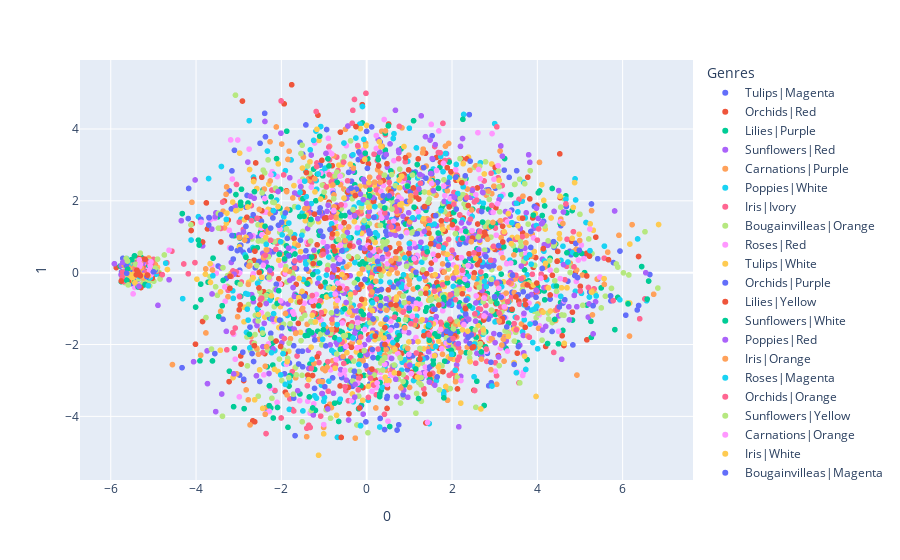

The code cell stored with this chart in its notebook:
### Code cell
embedded_floral = florals_genres_df['floralID'].apply(test_model.get_layer('floral_embedding'))
columns = [x for x in range(100)]
embedded_floral_df = pd.DataFrame(columns = columns)
for data in embedded_floral:
    embedded_floral_df = embedded_floral_df.append(pd.Series(data), ignore_index=True)
embedded_floral_df.head()


from sklearn.preprocessing import StandardScaler
from sklearn.decomposition import PCA

floral_scaled = StandardScaler().fit_transform(embedded_floral_df)
pca = PCA(n_components=2)
pca.fit(floral_scaled)
floral_pca = pca.transform(floral_scaled)
pca_columns=[f'{n}' for n in range(2)]
floral_df_pca = pd.DataFrame(floral_pca,columns=pca_columns)
floral_df_pca = pd.concat([floral_df_pca, florals_df["Title"]], axis=1)
floral_df_pca = pd.concat([floral_df_pca, florals_df["Genres"]], axis=1)
floral_df_pca.head()


fig = px.scatter(floral_df_pca, x='0', y='1', color='Genres')
fig.show()
